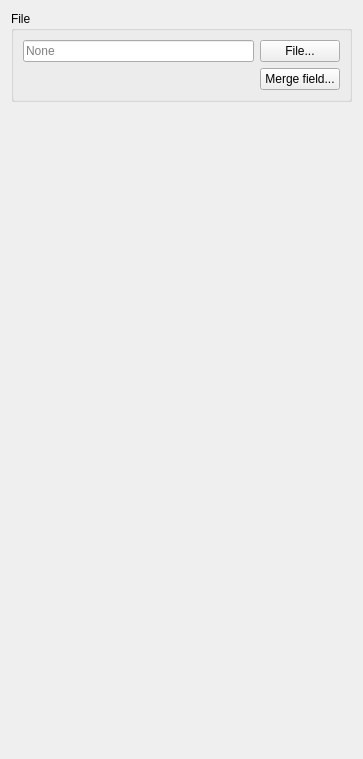
     <widget class="QWidget" name="imagePage">
      <attribute name="title">
       <string>Image</string>
      </attribute>
      <layout class="QGridLayout" name="gridLayout_13">
       <item row="0" column="0">
        <widget class="QGroupBox" name="groupBox_9">
         <property name="title">
          <string>File</string>
         </property>
         <layout class="QGridLayout" name="gridLayout_12">
          <item row="0" column="0">
           <layout class="QFormLayout" name="formLayout_8">
            <property name="fieldGrowthPolicy">
             <enum>QFormLayout::AllNonFixedFieldsGrow</enum>
            </property>
            <item row="1" column="1">
             <widget class="QPushButton" name="imageFileButton">
              <property name="sizePolicy">
               <sizepolicy hsizetype="Minimum" vsizetype="Fixed">
                <horstretch>0</horstretch>
                <verstretch>0</verstretch>
               </sizepolicy>
              </property>
              <property name="text">
               <string>File...</string>
              </property>
             </widget>
            </item>
            <item row="2" column="1">
             <widget class="FieldButton" name="imageMergeFieldButton">
              <property name="sizePolicy">
               <sizepolicy hsizetype="Minimum" vsizetype="Fixed">
                <horstretch>0</horstretch>
                <verstretch>0</verstretch>
               </sizepolicy>
              </property>
              <property name="text">
               <string>Merge field...</string>
              </property>
             </widget>
            </item>
            <item row="1" column="0">
             <widget class="QLineEdit" name="imageFilenameLineEdit">
              <property name="sizePolicy">
               <sizepolicy hsizetype="Expanding" vsizetype="Fixed">
                <horstretch>0</horstretch>
                <verstretch>0</verstretch>
               </sizepolicy>
              </property>
              <property name="minimumSize">
               <size>
                <width>231</width>
                <height>0</height>
               </size>
              </property>
              <property name="readOnly">
               <bool>true</bool>
              </property>
              <property name="placeholderText">
               <string>None</string>
              </property>
             </widget>
            </item>
           </layout>
          </item>
         </layout>
        </widget>
       </item>
       <item row="2" column="0">
        <spacer name="verticalSpacer_3">
         <property name="orientation">
          <enum>Qt::Vertical</enum>
         </property>
         <property name="sizeHint" stdset="0">
          <size>
           <width>20</width>
           <height>646</height>
          </size>
         </property>
        </spacer>
       </item>
      </layout>
     </widget>
